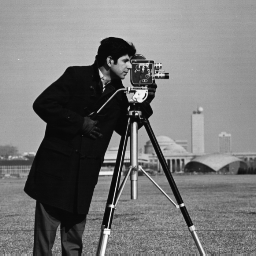
#> input picture project01/proj01-images/Fig2.22(b).jpg, 256 x 256 px, found by its file name
$ jupyter execute job01a.ipynb
#> lines starting #> are read from the running program, lines starting #| are printed output that depends on the picture
[cell 1]
#!/usr/bin/python3
import cv2
import numpy as np
import matplotlib.pyplot as plt
from PIL import Image

[cell 2]
root_path = '/root/DIVP_project/'
image_path_vivid = "project01/proj01-images/lena_std.bmp"
image_path_gray = "project01/proj01-images/Fig2.22(b).jpg"
image_path_tif = "project01/proj01-images/Fig0308(a)(fractured_spine).tif"
image_block = "project01/proj01-images/Fig6.08.jpg"

[cell 3]
#读取图片如果图片是彩色的，则同时显示三基色分量图像
img = cv2.imread(root_path+image_path_gray, cv2.IMREAD_COLOR)
#> img is the input picture: shape (256, 256, 3); min 7, max 253, mean 118.7
print(img.shape, img.dtype)
#| (256, 256, 3) uint8
b,g,r = cv2.split(img)

[cell 4]
# 使用PIL Image 读取图片
img_pil_gray = Image.open(root_path+image_path_gray)
# img_pil_gray.show()
print(type(img_pil_gray))
#| <class 'PIL.JpegImagePlugin.JpegImageFile'>
print(img_pil_gray.size)
#| (256, 256)
print(img_pil_gray.mode)
#| L

img_pil_vivid = Image.open(root_path+image_block)
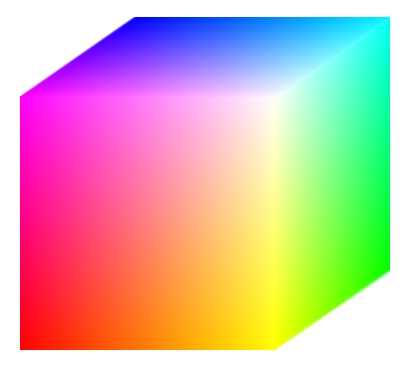
#> input picture project01/proj01-images/Fig6.08.jpg, 409 x 366 px, found by its file name
#> img_pil_vivid is the input picture: PIL image 409x366 RGB; mean R, G, B 212.3, 181.4, 173.2
# img_pil_vivid.show()
print(type(img_pil_vivid))
#| <class 'PIL.JpegImagePlugin.JpegImageFile'>
print(img_pil_vivid.size)
#| (409, 366)
print(img_pil_vivid.mode)
#| RGB

[cell 5]
if img_pil_vivid.mode == 'RGB':
    r,g,b = img_pil_vivid.split()
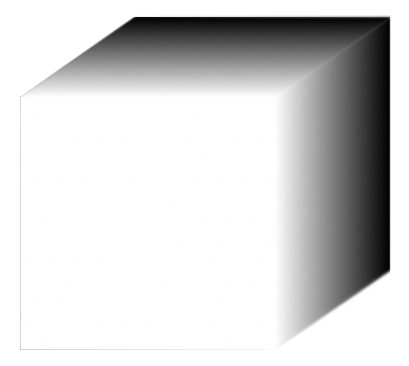
#> r: PIL image 409x366 L; min 1, max 255, mean 212.3
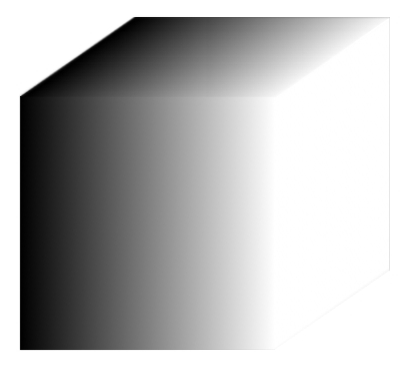
#> g: PIL image 409x366 L; min 0, max 255, mean 181.4
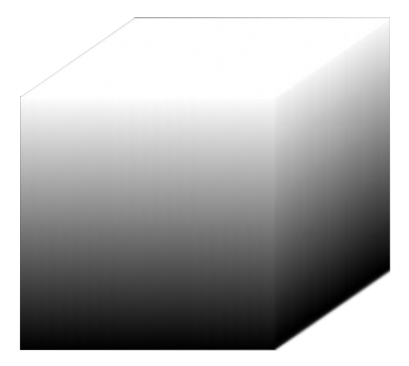
#> b: PIL image 409x366 L; min 0, max 255, mean 173.2
    # 使用matplotlib显示图片
    plt.figure()
    plt.subplot(221)
    plt.imshow(img_pil_vivid)
    plt.title('Original Image')
    plt.subplot(222)
    plt.imshow(r, cmap='Reds')
    plt.title('Red Channel')
    plt.subplot(223)
    plt.imshow(g, cmap='Greens')
    plt.title('Green Channel')
    plt.subplot(224)
    plt.imshow(b, cmap='Blues')
    plt.title('Blue Channel')
    plt.tight_layout()
    plt.show()
elif img_pil_vivid.mode == 'L':
    plt.figure()
    plt.imshow(img_pil_vivid, cmap='gray')
    plt.title('Original Image')
    plt.show()

[cell 6]
if img_pil_gray.mode == 'L':
    plt.figure()
    plt.imshow(img_pil_gray, cmap='gray')
    plt.title('Gray Image')
    plt.show()

[cell 7]
# 读取tif格式图片
image_tif = Image.open(root_path+image_path_tif)
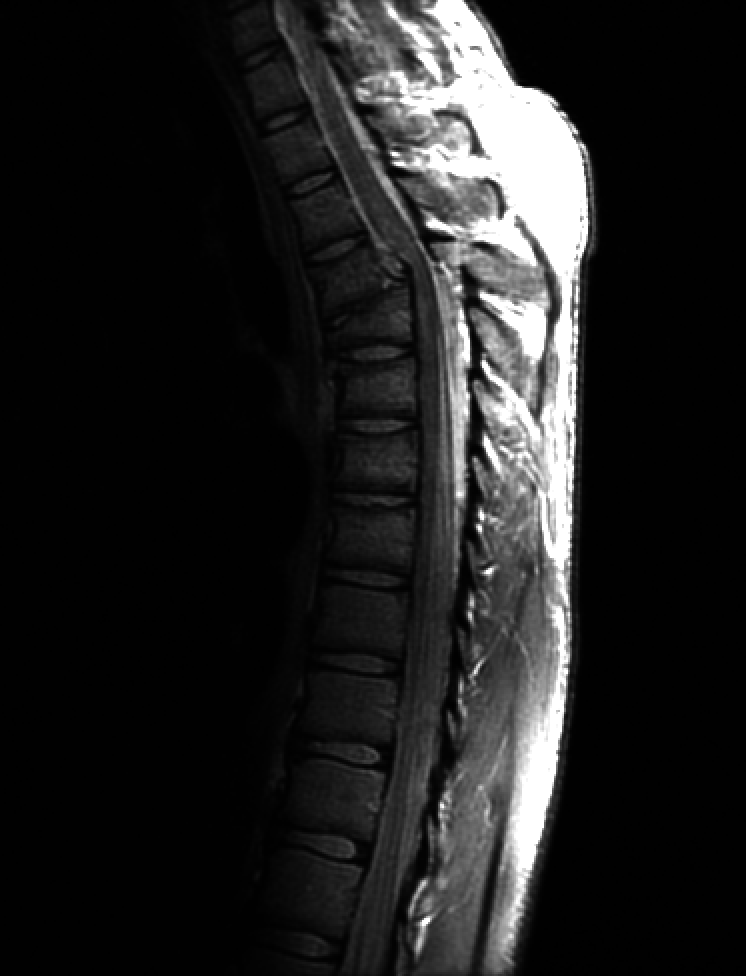
#> input picture project01/proj01-images/Fig0308(a)(fractured_spine).tif, 746 x 976 px, found by its file name
#> image_tif is the input picture: PIL image 746x976 L; min 0, max 255, mean 32.6
print(type(image_tif))
#| <class 'PIL.TiffImagePlugin.TiffImageFile'>
print(image_tif.size)
#| (746, 976)
print(image_tif.mode)
#| L
